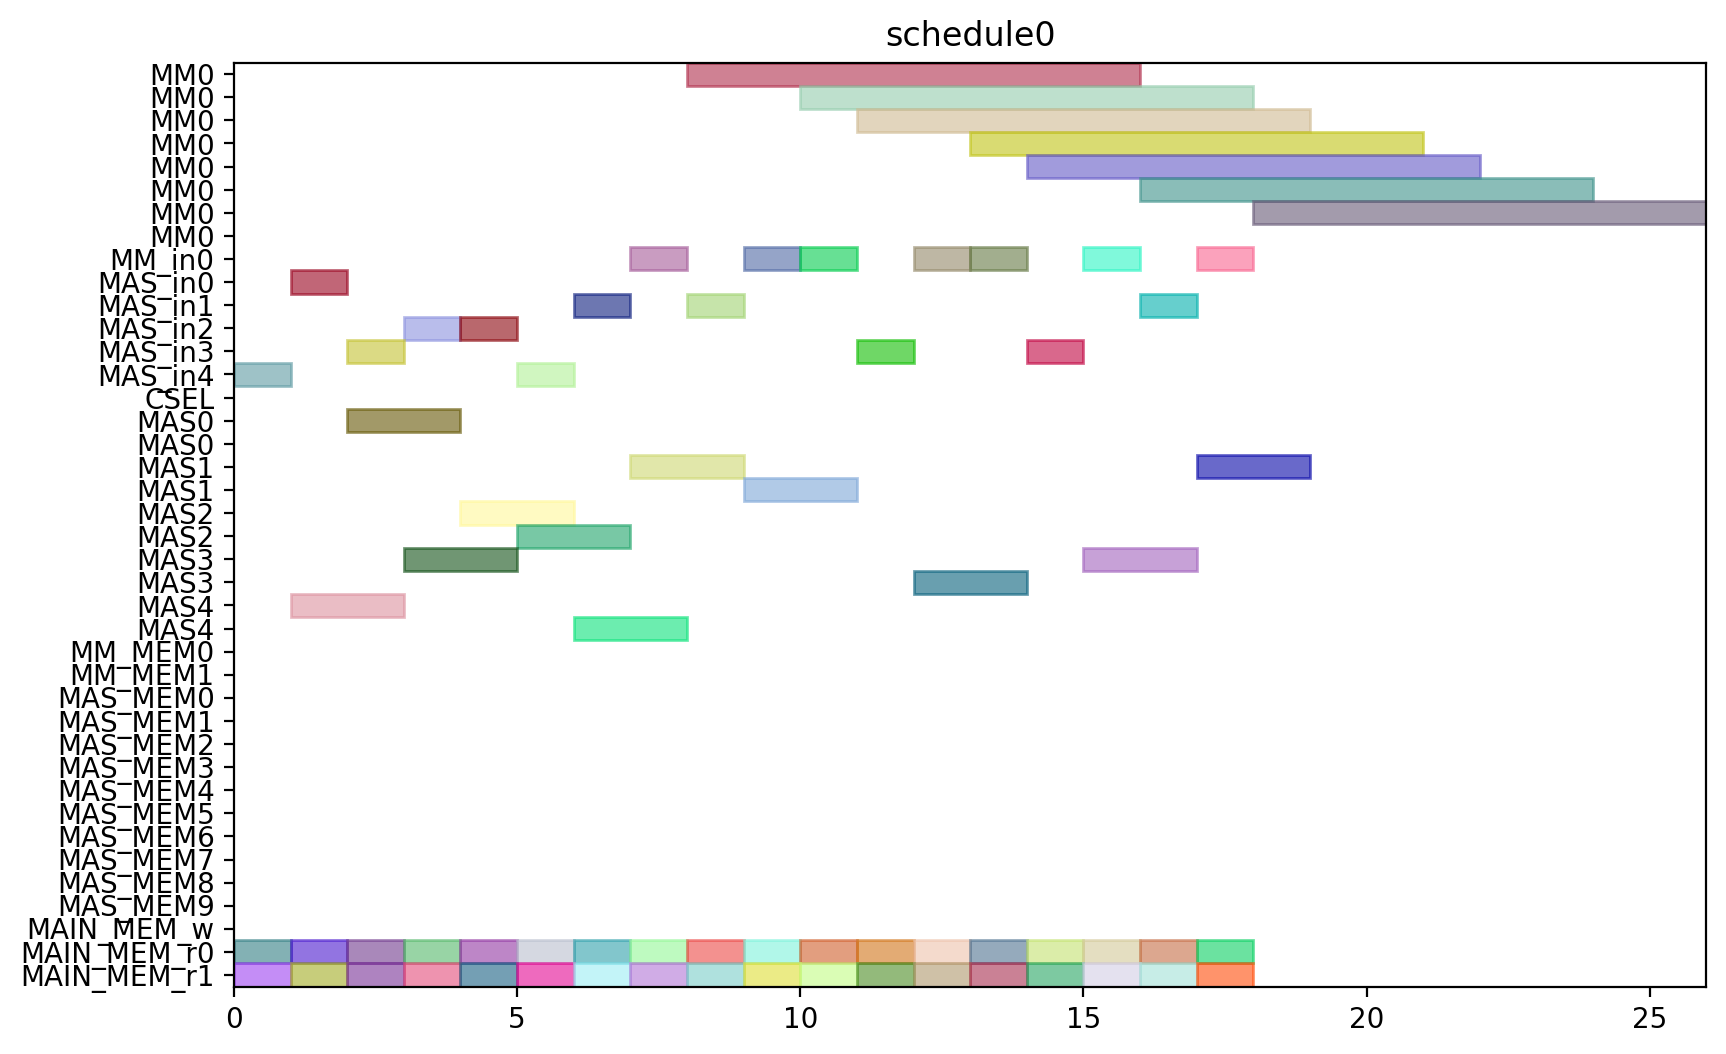

The Python source for this figure:
from pyschedule import Scenario, solvers, plotters, alt


def solve():
	horizon = 120
	S = Scenario("schedule0", horizon=horizon)

	# resource
	MM = S.Resources('MM', num=1, size=8)
	MM_in = S.Resources('MM_in', num=1)
	MAS_in = S.Resources('MAS_in', num=5)
	CSEL = S.Resource('CSEL')
	MAS = S.Resources('MAS', num=5, size=2, periods=range(1, horizon))
	MM_MEM = S.Resources('MM_MEM', num=2)
	MAS_MEM = S.Resources('MAS_MEM', num=10)
	MAIN_MEM_w = S.Resource('MAIN_MEM_w', size=1)
	MAIN_MEM_r = S.Resources('MAIN_MEM_r', num=2)

	# result of previous scheduling

	# new tasks
	t0_t0 = S.Task('t0_t0', length=2, delay_cost=1)
	t0_t0 += alt(MAS)
	t0_t0_in = S.Task('t0_t0_in', length=1, delay_cost=1)
	t0_t0_in += alt(MAS_in)
	S += t0_t0_in*MAS_in[0]<=t0_t0*MAS[0]

	S += t0_t0_in*MAS_in[1]<=t0_t0*MAS[1]

	S += t0_t0_in*MAS_in[2]<=t0_t0*MAS[2]

	S += t0_t0_in*MAS_in[3]<=t0_t0*MAS[3]

	S += t0_t0_in*MAS_in[4]<=t0_t0*MAS[4]

	t0_t0_mem0 = S.Task('t0_t0_mem0', length=1, delay_cost=1)
	t0_t0_mem0 += MAIN_MEM_r[0]
	S += t0_t0_mem0 <= t0_t0

	t0_t0_mem1 = S.Task('t0_t0_mem1', length=1, delay_cost=1)
	t0_t0_mem1 += MAIN_MEM_r[1]
	S += t0_t0_mem1 <= t0_t0

	t0_t1 = S.Task('t0_t1', length=2, delay_cost=1)
	t0_t1 += alt(MAS)
	t0_t1_in = S.Task('t0_t1_in', length=1, delay_cost=1)
	t0_t1_in += alt(MAS_in)
	S += t0_t1_in*MAS_in[0]<=t0_t1*MAS[0]

	S += t0_t1_in*MAS_in[1]<=t0_t1*MAS[1]

	S += t0_t1_in*MAS_in[2]<=t0_t1*MAS[2]

	S += t0_t1_in*MAS_in[3]<=t0_t1*MAS[3]

	S += t0_t1_in*MAS_in[4]<=t0_t1*MAS[4]

	t0_t1_mem0 = S.Task('t0_t1_mem0', length=1, delay_cost=1)
	t0_t1_mem0 += MAIN_MEM_r[0]
	S += t0_t1_mem0 <= t0_t1

	t0_t1_mem1 = S.Task('t0_t1_mem1', length=1, delay_cost=1)
	t0_t1_mem1 += MAIN_MEM_r[1]
	S += t0_t1_mem1 <= t0_t1

	t0_t3 = S.Task('t0_t3', length=8, delay_cost=1)
	t0_t3 += alt(MM)
	t0_t3_in = S.Task('t0_t3_in', length=1, delay_cost=1)
	t0_t3_in += alt(MM_in)
	S += t0_t3_in*MM_in[0]<=t0_t3*MM[0]
	t0_t3_mem0 = S.Task('t0_t3_mem0', length=1, delay_cost=1)
	t0_t3_mem0 += MAIN_MEM_r[0]
	S += t0_t3_mem0 <= t0_t3

	t0_t3_mem1 = S.Task('t0_t3_mem1', length=1, delay_cost=1)
	t0_t3_mem1 += MAIN_MEM_r[1]
	S += t0_t3_mem1 <= t0_t3

	t1_t0 = S.Task('t1_t0', length=2, delay_cost=1)
	t1_t0 += alt(MAS)
	t1_t0_in = S.Task('t1_t0_in', length=1, delay_cost=1)
	t1_t0_in += alt(MAS_in)
	S += t1_t0_in*MAS_in[0]<=t1_t0*MAS[0]

	S += t1_t0_in*MAS_in[1]<=t1_t0*MAS[1]

	S += t1_t0_in*MAS_in[2]<=t1_t0*MAS[2]

	S += t1_t0_in*MAS_in[3]<=t1_t0*MAS[3]

	S += t1_t0_in*MAS_in[4]<=t1_t0*MAS[4]

	t1_t0_mem0 = S.Task('t1_t0_mem0', length=1, delay_cost=1)
	t1_t0_mem0 += MAIN_MEM_r[0]
	S += t1_t0_mem0 <= t1_t0

	t1_t0_mem1 = S.Task('t1_t0_mem1', length=1, delay_cost=1)
	t1_t0_mem1 += MAIN_MEM_r[1]
	S += t1_t0_mem1 <= t1_t0

	t1_t1 = S.Task('t1_t1', length=2, delay_cost=1)
	t1_t1 += alt(MAS)
	t1_t1_in = S.Task('t1_t1_in', length=1, delay_cost=1)
	t1_t1_in += alt(MAS_in)
	S += t1_t1_in*MAS_in[0]<=t1_t1*MAS[0]

	S += t1_t1_in*MAS_in[1]<=t1_t1*MAS[1]

	S += t1_t1_in*MAS_in[2]<=t1_t1*MAS[2]

	S += t1_t1_in*MAS_in[3]<=t1_t1*MAS[3]

	S += t1_t1_in*MAS_in[4]<=t1_t1*MAS[4]

	t1_t1_mem0 = S.Task('t1_t1_mem0', length=1, delay_cost=1)
	t1_t1_mem0 += MAIN_MEM_r[0]
	S += t1_t1_mem0 <= t1_t1

	t1_t1_mem1 = S.Task('t1_t1_mem1', length=1, delay_cost=1)
	t1_t1_mem1 += MAIN_MEM_r[1]
	S += t1_t1_mem1 <= t1_t1

	t1_t3 = S.Task('t1_t3', length=8, delay_cost=1)
	t1_t3 += alt(MM)
	t1_t3_in = S.Task('t1_t3_in', length=1, delay_cost=1)
	t1_t3_in += alt(MM_in)
	S += t1_t3_in*MM_in[0]<=t1_t3*MM[0]
	t1_t3_mem0 = S.Task('t1_t3_mem0', length=1, delay_cost=1)
	t1_t3_mem0 += MAIN_MEM_r[0]
	S += t1_t3_mem0 <= t1_t3

	t1_t3_mem1 = S.Task('t1_t3_mem1', length=1, delay_cost=1)
	t1_t3_mem1 += MAIN_MEM_r[1]
	S += t1_t3_mem1 <= t1_t3

	t2_t2 = S.Task('t2_t2', length=2, delay_cost=1)
	t2_t2 += alt(MAS)
	t2_t2_in = S.Task('t2_t2_in', length=1, delay_cost=1)
	t2_t2_in += alt(MAS_in)
	S += t2_t2_in*MAS_in[0]<=t2_t2*MAS[0]

	S += t2_t2_in*MAS_in[1]<=t2_t2*MAS[1]

	S += t2_t2_in*MAS_in[2]<=t2_t2*MAS[2]

	S += t2_t2_in*MAS_in[3]<=t2_t2*MAS[3]

	S += t2_t2_in*MAS_in[4]<=t2_t2*MAS[4]

	t2_t2_mem0 = S.Task('t2_t2_mem0', length=1, delay_cost=1)
	t2_t2_mem0 += MAIN_MEM_r[0]
	S += t2_t2_mem0 <= t2_t2

	t2_t2_mem1 = S.Task('t2_t2_mem1', length=1, delay_cost=1)
	t2_t2_mem1 += MAIN_MEM_r[1]
	S += t2_t2_mem1 <= t2_t2

	t5_t0 = S.Task('t5_t0', length=8, delay_cost=1)
	t5_t0 += alt(MM)
	t5_t0_in = S.Task('t5_t0_in', length=1, delay_cost=1)
	t5_t0_in += alt(MM_in)
	S += t5_t0_in*MM_in[0]<=t5_t0*MM[0]
	t5_t0_mem0 = S.Task('t5_t0_mem0', length=1, delay_cost=1)
	t5_t0_mem0 += MAIN_MEM_r[0]
	S += t5_t0_mem0 <= t5_t0

	t5_t0_mem1 = S.Task('t5_t0_mem1', length=1, delay_cost=1)
	t5_t0_mem1 += MAIN_MEM_r[1]
	S += t5_t0_mem1 <= t5_t0

	t5_t1 = S.Task('t5_t1', length=8, delay_cost=1)
	t5_t1 += alt(MM)
	t5_t1_in = S.Task('t5_t1_in', length=1, delay_cost=1)
	t5_t1_in += alt(MM_in)
	S += t5_t1_in*MM_in[0]<=t5_t1*MM[0]
	t5_t1_mem0 = S.Task('t5_t1_mem0', length=1, delay_cost=1)
	t5_t1_mem0 += MAIN_MEM_r[0]
	S += t5_t1_mem0 <= t5_t1

	t5_t1_mem1 = S.Task('t5_t1_mem1', length=1, delay_cost=1)
	t5_t1_mem1 += MAIN_MEM_r[1]
	S += t5_t1_mem1 <= t5_t1

	t5_t2 = S.Task('t5_t2', length=2, delay_cost=1)
	t5_t2 += alt(MAS)
	t5_t2_in = S.Task('t5_t2_in', length=1, delay_cost=1)
	t5_t2_in += alt(MAS_in)
	S += t5_t2_in*MAS_in[0]<=t5_t2*MAS[0]

	S += t5_t2_in*MAS_in[1]<=t5_t2*MAS[1]

	S += t5_t2_in*MAS_in[2]<=t5_t2*MAS[2]

	S += t5_t2_in*MAS_in[3]<=t5_t2*MAS[3]

	S += t5_t2_in*MAS_in[4]<=t5_t2*MAS[4]

	t5_t2_mem0 = S.Task('t5_t2_mem0', length=1, delay_cost=1)
	t5_t2_mem0 += MAIN_MEM_r[0]
	S += t5_t2_mem0 <= t5_t2

	t5_t2_mem1 = S.Task('t5_t2_mem1', length=1, delay_cost=1)
	t5_t2_mem1 += MAIN_MEM_r[1]
	S += t5_t2_mem1 <= t5_t2

	t5_t3 = S.Task('t5_t3', length=2, delay_cost=1)
	t5_t3 += alt(MAS)
	t5_t3_in = S.Task('t5_t3_in', length=1, delay_cost=1)
	t5_t3_in += alt(MAS_in)
	S += t5_t3_in*MAS_in[0]<=t5_t3*MAS[0]

	S += t5_t3_in*MAS_in[1]<=t5_t3*MAS[1]

	S += t5_t3_in*MAS_in[2]<=t5_t3*MAS[2]

	S += t5_t3_in*MAS_in[3]<=t5_t3*MAS[3]

	S += t5_t3_in*MAS_in[4]<=t5_t3*MAS[4]

	t5_t3_mem0 = S.Task('t5_t3_mem0', length=1, delay_cost=1)
	t5_t3_mem0 += MAIN_MEM_r[0]
	S += t5_t3_mem0 <= t5_t3

	t5_t3_mem1 = S.Task('t5_t3_mem1', length=1, delay_cost=1)
	t5_t3_mem1 += MAIN_MEM_r[1]
	S += t5_t3_mem1 <= t5_t3

	t7_t0 = S.Task('t7_t0', length=2, delay_cost=1)
	t7_t0 += alt(MAS)
	t7_t0_in = S.Task('t7_t0_in', length=1, delay_cost=1)
	t7_t0_in += alt(MAS_in)
	S += t7_t0_in*MAS_in[0]<=t7_t0*MAS[0]

	S += t7_t0_in*MAS_in[1]<=t7_t0*MAS[1]

	S += t7_t0_in*MAS_in[2]<=t7_t0*MAS[2]

	S += t7_t0_in*MAS_in[3]<=t7_t0*MAS[3]

	S += t7_t0_in*MAS_in[4]<=t7_t0*MAS[4]

	t7_t0_mem0 = S.Task('t7_t0_mem0', length=1, delay_cost=1)
	t7_t0_mem0 += MAIN_MEM_r[0]
	S += t7_t0_mem0 <= t7_t0

	t7_t0_mem1 = S.Task('t7_t0_mem1', length=1, delay_cost=1)
	t7_t0_mem1 += MAIN_MEM_r[1]
	S += t7_t0_mem1 <= t7_t0

	t7_t1 = S.Task('t7_t1', length=2, delay_cost=1)
	t7_t1 += alt(MAS)
	t7_t1_in = S.Task('t7_t1_in', length=1, delay_cost=1)
	t7_t1_in += alt(MAS_in)
	S += t7_t1_in*MAS_in[0]<=t7_t1*MAS[0]

	S += t7_t1_in*MAS_in[1]<=t7_t1*MAS[1]

	S += t7_t1_in*MAS_in[2]<=t7_t1*MAS[2]

	S += t7_t1_in*MAS_in[3]<=t7_t1*MAS[3]

	S += t7_t1_in*MAS_in[4]<=t7_t1*MAS[4]

	t7_t1_mem0 = S.Task('t7_t1_mem0', length=1, delay_cost=1)
	t7_t1_mem0 += MAIN_MEM_r[0]
	S += t7_t1_mem0 <= t7_t1

	t7_t1_mem1 = S.Task('t7_t1_mem1', length=1, delay_cost=1)
	t7_t1_mem1 += MAIN_MEM_r[1]
	S += t7_t1_mem1 <= t7_t1

	t7_t3 = S.Task('t7_t3', length=8, delay_cost=1)
	t7_t3 += alt(MM)
	t7_t3_in = S.Task('t7_t3_in', length=1, delay_cost=1)
	t7_t3_in += alt(MM_in)
	S += t7_t3_in*MM_in[0]<=t7_t3*MM[0]
	t7_t3_mem0 = S.Task('t7_t3_mem0', length=1, delay_cost=1)
	t7_t3_mem0 += MAIN_MEM_r[0]
	S += t7_t3_mem0 <= t7_t3

	t7_t3_mem1 = S.Task('t7_t3_mem1', length=1, delay_cost=1)
	t7_t3_mem1 += MAIN_MEM_r[1]
	S += t7_t3_mem1 <= t7_t3

	t10_t0 = S.Task('t10_t0', length=8, delay_cost=1)
	t10_t0 += alt(MM)
	t10_t0_in = S.Task('t10_t0_in', length=1, delay_cost=1)
	t10_t0_in += alt(MM_in)
	S += t10_t0_in*MM_in[0]<=t10_t0*MM[0]
	t10_t0_mem0 = S.Task('t10_t0_mem0', length=1, delay_cost=1)
	t10_t0_mem0 += MAIN_MEM_r[0]
	S += t10_t0_mem0 <= t10_t0

	t10_t0_mem1 = S.Task('t10_t0_mem1', length=1, delay_cost=1)
	t10_t0_mem1 += MAIN_MEM_r[1]
	S += t10_t0_mem1 <= t10_t0

	t10_t1 = S.Task('t10_t1', length=8, delay_cost=1)
	t10_t1 += alt(MM)
	t10_t1_in = S.Task('t10_t1_in', length=1, delay_cost=1)
	t10_t1_in += alt(MM_in)
	S += t10_t1_in*MM_in[0]<=t10_t1*MM[0]
	t10_t1_mem0 = S.Task('t10_t1_mem0', length=1, delay_cost=1)
	t10_t1_mem0 += MAIN_MEM_r[0]
	S += t10_t1_mem0 <= t10_t1

	t10_t1_mem1 = S.Task('t10_t1_mem1', length=1, delay_cost=1)
	t10_t1_mem1 += MAIN_MEM_r[1]
	S += t10_t1_mem1 <= t10_t1

	t10_t2 = S.Task('t10_t2', length=2, delay_cost=1)
	t10_t2 += alt(MAS)
	t10_t2_in = S.Task('t10_t2_in', length=1, delay_cost=1)
	t10_t2_in += alt(MAS_in)
	S += t10_t2_in*MAS_in[0]<=t10_t2*MAS[0]

	S += t10_t2_in*MAS_in[1]<=t10_t2*MAS[1]

	S += t10_t2_in*MAS_in[2]<=t10_t2*MAS[2]

	S += t10_t2_in*MAS_in[3]<=t10_t2*MAS[3]

	S += t10_t2_in*MAS_in[4]<=t10_t2*MAS[4]

	t10_t2_mem0 = S.Task('t10_t2_mem0', length=1, delay_cost=1)
	t10_t2_mem0 += MAIN_MEM_r[0]
	S += t10_t2_mem0 <= t10_t2

	t10_t2_mem1 = S.Task('t10_t2_mem1', length=1, delay_cost=1)
	t10_t2_mem1 += MAIN_MEM_r[1]
	S += t10_t2_mem1 <= t10_t2

	t10_t3 = S.Task('t10_t3', length=2, delay_cost=1)
	t10_t3 += alt(MAS)
	t10_t3_in = S.Task('t10_t3_in', length=1, delay_cost=1)
	t10_t3_in += alt(MAS_in)
	S += t10_t3_in*MAS_in[0]<=t10_t3*MAS[0]

	S += t10_t3_in*MAS_in[1]<=t10_t3*MAS[1]

	S += t10_t3_in*MAS_in[2]<=t10_t3*MAS[2]

	S += t10_t3_in*MAS_in[3]<=t10_t3*MAS[3]

	S += t10_t3_in*MAS_in[4]<=t10_t3*MAS[4]

	t10_t3_mem0 = S.Task('t10_t3_mem0', length=1, delay_cost=1)
	t10_t3_mem0 += MAIN_MEM_r[0]
	S += t10_t3_mem0 <= t10_t3

	t10_t3_mem1 = S.Task('t10_t3_mem1', length=1, delay_cost=1)
	t10_t3_mem1 += MAIN_MEM_r[1]
	S += t10_t3_mem1 <= t10_t3

	solvers.mip.solve(S,msg=1,kind='CPLEX',ratio_gap=1.01)

	solution = [['hoge']*len(S.solution()[1]) for i in range(len(S.solution()))]
	for i in range(len(S.solution())):
		for j in range(len(S.solution()[i])):
			solution[i][j]=str(S.solution()[i][j])
	print(solution)

	cycles = int(solution[-1][3])

	pic_file_name = "/mnt/rose/usr1/fukuda/ABE/multiRAM_multiMAS_16mux/scheduling_result/stage8MM1_stage2MAS5/EP2_DBL_w_EVAL/schedule0.png"
	if(S.solution() != []):
		plotters.matplotlib.plot(S,img_filename=pic_file_name, show_task_labels=False, fig_size=(cycles*0.25+3, 6))

	return solution
